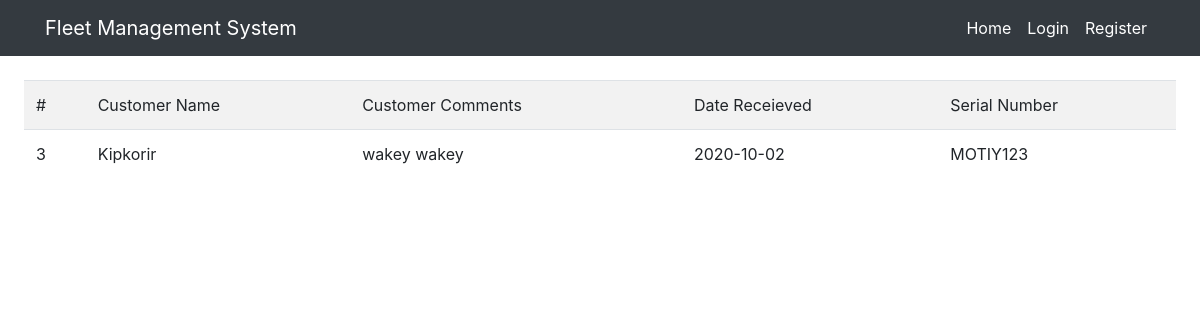
Screenshot of /deliveredGoods.php with the database file from the repository.
### tables this page shows
CREATE TABLE `delivered_goods` (
  `id` int(11) NOT NULL,
  `driver_id` int(11) NOT NULL,
  `customer_id` int(11) NOT NULL,
  `customer_comments` varchar(100) NOT NULL,
  `goods_id` int(11) NOT NULL,
  `date_received` date NOT NULL
);

CREATE TABLE `cleared_goods` (
  `id` int(11) NOT NULL,
  `serial_number` varchar(100) NOT NULL,
  `quantity` int(11) NOT NULL,
  `conditions` varchar(100) NOT NULL,
  `full_pallets_qty` int(11) NOT NULL,
  `half_pallets_qty` int(11) NOT NULL,
  `recipient` int(11) NOT NULL,
  `payment_method` varchar(100) NOT NULL,
  `receipt_code` varchar(100) NOT NULL,
  `delivery_date` date NOT NULL,
  `status` int(11) NOT NULL DEFAULT 0,
  `delivery_status` int(11) NOT NULL DEFAULT 0,
  `user_id` int(11) NOT NULL,
  `assigned_driver` int(11) NOT NULL
);

CREATE TABLE `users` (
  `id` int(9) NOT NULL,
  `name` varchar(100) NOT NULL,
  `email` varchar(100) NOT NULL,
  `username` varchar(100) NOT NULL,
  `role` varchar(100) NOT NULL,
  `password` varchar(100) NOT NULL
);

### deliveredGoods.php (the view)
<?php
include('header.php');
include_once("connection.php");
$result = mysqli_query($mysqli, "SELECT * FROM delivered_goods INNER JOIN users ON delivered_goods.customer_id=users.id INNER JOIN cleared_goods ON delivered_goods.goods_id=cleared_goods.id") or die("Could not execute that query".mysqli_error($mysqli));
?>
<div class="container-fluid p-4">
	<table class="table table-striped">
		<tr>
			<td>#</td>
			<td>Customer Name</td>
			<td>Customer Comments</td>
			<td>Date Receieved</td>
			<td>Serial Number</td>
		</tr>
		<?php
		while($res = mysqli_fetch_array($result)) {
			echo "<tr>";
			echo "<td>".$res['id']."</td>";
			echo "<td>".$res['name']."</td>";
			echo "<td>".$res['customer_comments']."</td>";
      echo "<td>".$res['date_received']."</td>";
      echo "<td>".$res['serial_number']."</td>";
		}
		?>
</div>

### rows the page displays
delivered_goods: cleared_goods.id "3", users.name "Kipkorir", customer_comments "wakey wakey", date_received "2020-10-02", cleared_goods.serial_number "MOTIY123"

### other values shown
$session "Fleet Management System"
